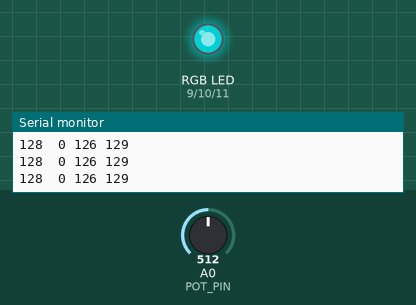
A sketch run on a simulated Arduino Uno, built with avr-gcc and run on an emulated ATmega328P. Shown: an RGB LED mixed from three pins (HIGH = lit), the last lines printed to the serial monitor. The test bench sets the inputs (shaded band); at power-on: A0 (POT_PIN) = 512. Dim RGB values are drawn brighter than linear.

Above: at 1.2 s.
1.3 s: A0 (POT_PIN) set to 533
At 1.7 s:
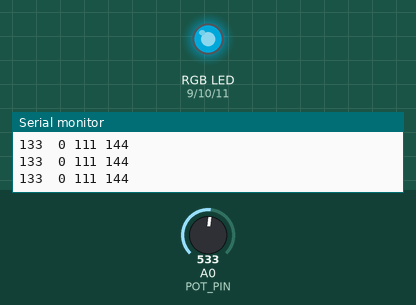
4.3 s: A0 (POT_PIN) set to 555
At 4.9 s:
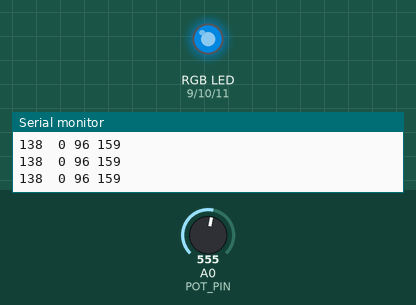
7.3 s: A0 (POT_PIN) set to 511
At 8.4 s:
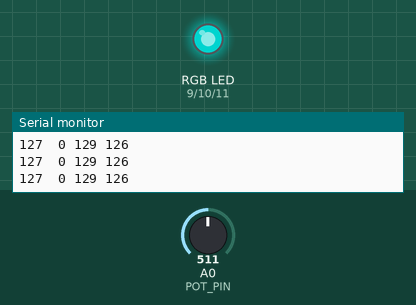
8.8 s: A0 (POT_PIN) set to 485
At 10.1 s:
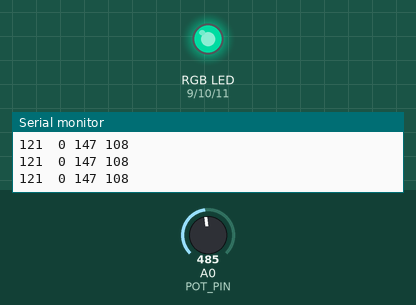
11.8 s: A0 (POT_PIN) set to 457
At 12.1 s:
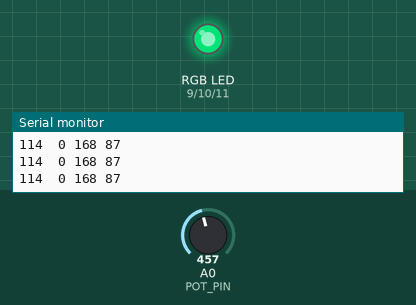
13.3 s: A0 (POT_PIN) set to 1023
At 14.4 s:
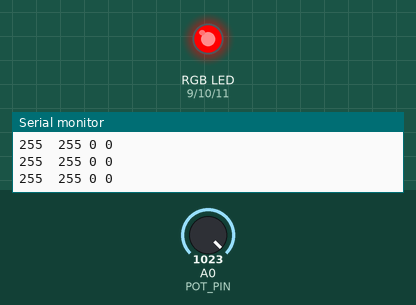
Timing chart, 0 to 15.8 s (numbered marks = the images above; inputs shaded):
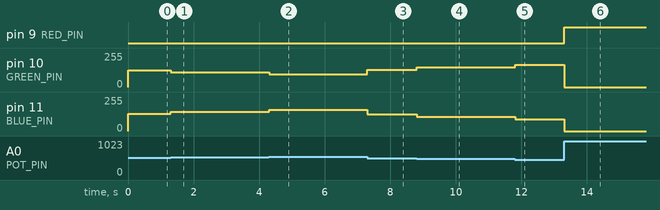

The sketch:

sketch.ino
```cpp
// #include "h_brdige.hpp"
#include "rgb_led.hpp"
// #include "motor.hpp"
// #include "task_1.hpp"

void setup() {
  rgb_led::setup();
  // motor::setup();
  // task_1::setup();
}

void loop() {
  rgb_led::loop();
  // motor::loop();
  // task_1::loop();
}
```

rgb_led.hpp
```cpp
#pragma once
#include <Arduino.h>

#define RED_PIN 9
#define GREEN_PIN 10
#define BLUE_PIN 11

#define POT_PIN A0
#define DEBUG  // Разкомментировать для включения режима отладки

#ifdef DEBUG
  #define PRINTLN(x) Serial.println(x)
  #define PRINT(x) Serial.print(x)
#else
  #define PRINTLN(x)
  #define PRINT(x)
#endif

namespace rgb_led {
  void setup();
  void loop();
}

uint8_t r, g, b;

void process_signal(uint8_t val) {
  if (val < 85) {
    r = (85 - val) * 3;
    g = val * 3;
    b = 0;
  } else if (val < 170) {
    r = 0;
    g = (170 - val) * 3;;
    b = (val - 85) * 3;
  } else {
    r = (val - 170) * 3;
    g = 0;
    b = (255 - val) * 3;
  }
  analogWrite(RED_PIN, r);
  analogWrite(GREEN_PIN, g);
  analogWrite(BLUE_PIN, b);

  PRINT(val); PRINT("  ");
  PRINT(r); PRINT(' ');
  PRINT(g); PRINT(' ');
  PRINT(b); PRINT('\n');
}

void rgb_led::setup() {
  pinMode(RED_PIN, OUTPUT);
  pinMode(GREEN_PIN, OUTPUT);
  pinMode(BLUE_PIN, OUTPUT);
  pinMode(POT_PIN, INPUT);

#ifdef DEBUG
  Serial.begin(9600);
#endif
}

void rgb_led::loop() {
  uint8_t pot_val = analogRead(POT_PIN) >> 2; // ~ pot_val / 4 (но быстрее)
  process_signal(pot_val);
}
```

Measured:
- after the input at 1.3 s, pin 10 (GREEN_PIN): 126/255 → 111/255 at once; pin 11 (BLUE_PIN): 129/255 → 144/255 at once
- after the input at 4.3 s, pin 10 (GREEN_PIN): 111/255 → 96/255 at once; pin 11 (BLUE_PIN): 144/255 → 159/255 at once
- after the input at 7.3 s, pin 10 (GREEN_PIN): 96/255 → 129/255 at once; pin 11 (BLUE_PIN): 159/255 → 126/255 at once
- after the input at 8.8 s, pin 10 (GREEN_PIN): 129/255 → 147/255 at once; pin 11 (BLUE_PIN): 126/255 → 108/255 at once
- after the input at 11.8 s, pin 10 (GREEN_PIN): 147/255 → 168/255 at once; pin 11 (BLUE_PIN): 108/255 → 87/255 at once
- after the input at 13.3 s, pin 9 (RED_PIN): LOW → HIGH at once; pin 10 (GREEN_PIN): 168/255 → 0/255 at once; pin 11 (BLUE_PIN): 87/255 → 0/255 at once
